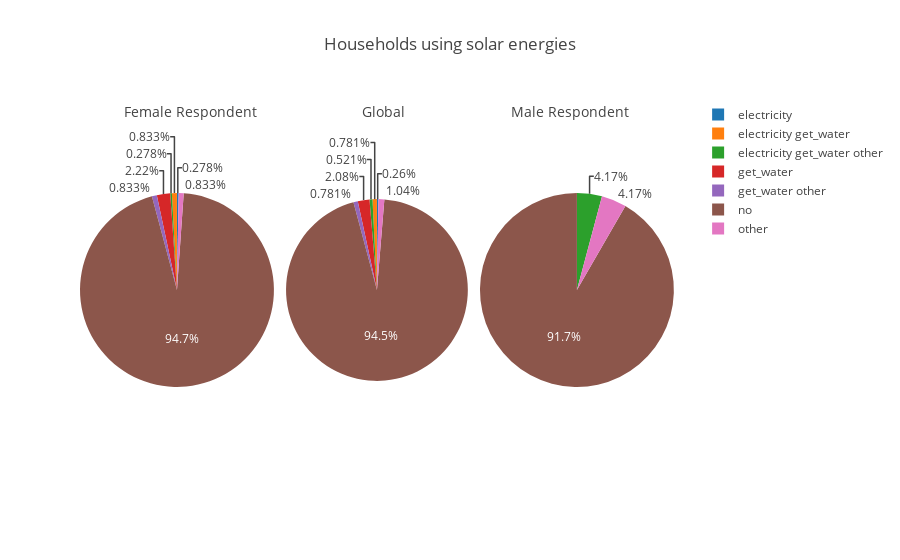

The notebook cell this image was saved under:
### Code cell
create_graphs_respondent(lambda x: x.groupby('solar_energy').size(),
                         lambda x: x.values,
                         lambda x: x.index.values,
                         lambda x: x.sum(),
                         "Households using solar energies")

### Figure 1 — Plotly figure (JSON) as saved in the notebook; plotly's stock layout.template omitted (floating-point values rounded to 4 significant figures)
{"data": [{"domain": {"x": [0, 0.32]}, "labels": ["electricity", "electricity get_water", "electricity get_water other", "get_water", "get_water other", "no", "other"], "sort": false, "type": "pie", "values": [1, 3, 1, 8, 3, 341, 3]}, {"domain": {"x": [0.34, 0.64]}, "labels": ["electricity", "electricity get_water", "electricity get_water other", "get_water", "get_water other", "no", "other"], "sort": false, "type": "pie", "values": [1, 3, 2, 8, 3, 363, 4]}, {"domain": {"x": [0.66, 0.98]}, "labels": ["electricity get_water other", "no", "other"], "sort": false, "type": "pie", "values": [1, 22, 1]}], "layout": {"annotations": [{"font": {"size": 14}, "showarrow": false, "text": "Female Respondent", "x": 0.07, "y": 1}, {"font": {"size": 14}, "showarrow": false, "text": "Global", "x": 0.5, "y": 1}, {"font": {"size": 14}, "showarrow": false, "text": "Male Respondent", "x": 0.91, "y": 1}], "title": "Households using solar energies"}}
